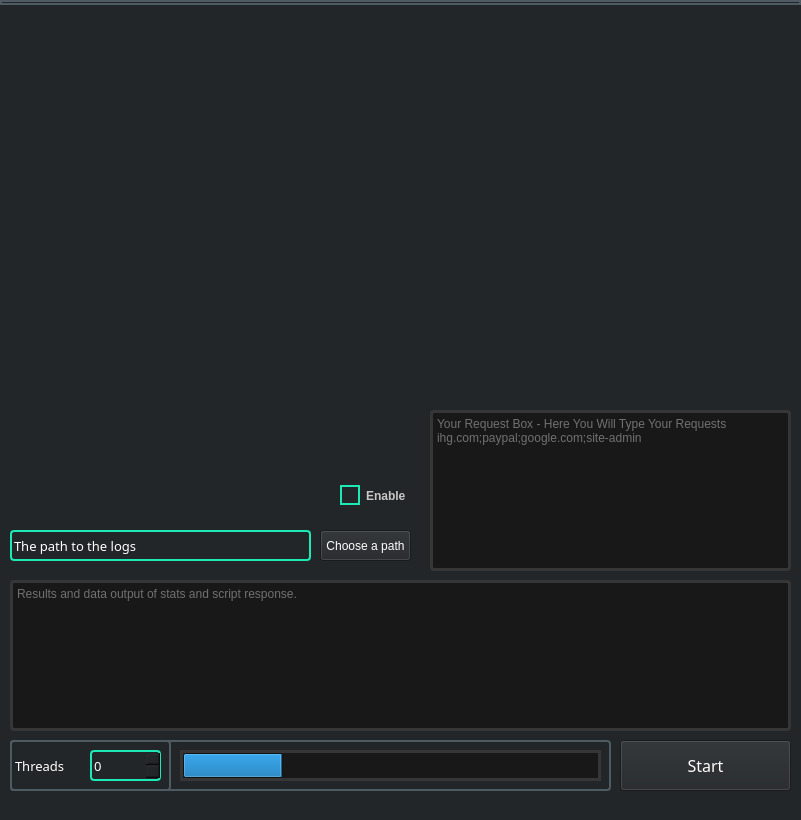
<?xml version="1.0" encoding="UTF-8"?>
<ui version="4.0">
 <class>MainWindow</class>
 <widget class="QMainWindow" name="MainWindow">
  <property name="geometry">
   <rect>
    <x>0</x>
    <y>0</y>
    <width>801</width>
    <height>820</height>
   </rect>
  </property>
  <property name="minimumSize">
   <size>
    <width>801</width>
    <height>677</height>
   </size>
  </property>
  <property name="maximumSize">
   <size>
    <width>801</width>
    <height>999</height>
   </size>
  </property>
  <property name="sizeIncrement">
   <size>
    <width>801</width>
    <height>677</height>
   </size>
  </property>
  <property name="baseSize">
   <size>
    <width>801</width>
    <height>677</height>
   </size>
  </property>
  <property name="windowTitle">
   <string>MainWindow</string>
  </property>
  <property name="styleSheet">
   <string notr="true">QLineEdit,
QComboBox,
QDateTimeEdit,
QSpinBox,
QDoubleSpinBox {
  color: #1de9b6;
  background-color: #31363b;
  border: 2px solid #1de9b6;
  border-radius: 4px;
  height: 32px;
}

QWidget {
  background-color: #232629;
  color: #ffffff;
}

QGroupBox,
QFrame {
  background-color: #232629;
  border: 2px solid #4f5b62;
  border-radius: 4px;
}

QRadioButton::indicator,
QCheckBox::indicator {
  width: 16px;
  height: 16px;
  border: 2px solid #1de9b6;
  border-radius: 0;
  transform: rotate(45deg);
  transform-origin: center;
}

QRadioButton::indicator:checked,
QCheckBox::indicator:checked {
  background-color: #1de9b6;
  border-color: #1de9b6;
}

QRadioButton::indicator:hover,
QCheckBox::indicator:hover {
  border-color: rgba(29, 233, 182, 0.8);
}

QRadioButton::indicator:checked:hover,
QCheckBox::indicator:checked:hover {
  border-color: #1de9b6;
}</string>
  </property>
  <widget class="QWidget" name="centralwidget">
   <widget class="QLineEdit" name="lineEdit_dir">
    <property name="geometry">
     <rect>
      <x>10</x>
      <y>530</y>
      <width>301</width>
      <height>31</height>
     </rect>
    </property>
    <property name="font">
     <font>
      <family>Furore</family>
      <pointsize>10</pointsize>
     </font>
    </property>
    <property name="styleSheet">
     <string notr="true">QLineEdit,
QComboBox,
QDateTimeEdit,
QSpinBox,
QDoubleSpinBox {
  color: #1de9b6;
  background-color: #31363b;
  border: 2px solid #1de9b6;
  border-radius: 4px;
  height: 32px;
}

QWidget {
  background-color: #232629;
  color: #ffffff;
}

QGroupBox,
QFrame {
  background-color: #232629;
  border: 2px solid #4f5b62;
  border-radius: 4px;
}

QRadioButton::indicator,
QCheckBox::indicator {
  width: 16px;
  height: 16px;
  border: 2px solid #1de9b6;
  border-radius: 0;
  transform: rotate(45deg);
  transform-origin: center;
}

QRadioButton::indicator:checked,
QCheckBox::indicator:checked {
  background-color: #1de9b6;
  border-color: #1de9b6;
}

QRadioButton::indicator:hover,
QCheckBox::indicator:hover {
  border-color: rgba(29, 233, 182, 0.8);
}

QRadioButton::indicator:checked:hover,
QCheckBox::indicator:checked:hover {
  border-color: #1de9b6;
}</string>
    </property>
    <property name="text">
     <string>The path to the logs</string>
    </property>
   </widget>
   <widget class="QCheckBox" name="checkBox_ua">
    <property name="geometry">
     <rect>
      <x>340</x>
      <y>480</y>
      <width>81</width>
      <height>31</height>
     </rect>
    </property>
    <property name="font">
     <font>
      <family>MS Shell Dlg 2</family>
      <pointsize>9</pointsize>
      <bold>true</bold>
     </font>
    </property>
    <property name="styleSheet">
     <string notr="true">color: #c8c8c8</string>
    </property>
    <property name="text">
     <string>Enable</string>
    </property>
   </widget>
   <widget class="QLabel" name="label_2">
    <property name="geometry">
     <rect>
      <x>10</x>
      <y>740</y>
      <width>601</width>
      <height>51</height>
     </rect>
    </property>
    <property name="styleSheet">
     <string notr="true">QLineEdit,
QComboBox,
QDateTimeEdit,
QSpinBox,
QDoubleSpinBox {
  color: #1de9b6;
  background-color: #31363b;
  border: 2px solid #1de9b6;
  border-radius: 4px;
  height: 32px;
}

QWidget {
  background-color: #232629;
  color: #ffffff;
}

QGroupBox,
QFrame {
  background-color: #232629;
  border: 2px solid #4f5b62;
  border-radius: 4px;
}

QRadioButton::indicator,
QCheckBox::indicator {
  width: 16px;
  height: 16px;
  border: 2px solid #1de9b6;
  border-radius: 0;
  transform: rotate(45deg);
  transform-origin: center;
}

QRadioButton::indicator:checked,
QCheckBox::indicator:checked {
  background-color: #1de9b6;
  border-color: #1de9b6;
}

QRadioButton::indicator:hover,
QCheckBox::indicator:hover {
  border-color: rgba(29, 233, 182, 0.8);
}

QRadioButton::indicator:checked:hover,
QCheckBox::indicator:checked:hover {
  border-color: #1de9b6;
}</string>
    </property>
    <property name="text">
     <string/>
    </property>
   </widget>
   <widget class="QPushButton" name="pushButton">
    <property name="geometry">
     <rect>
      <x>620</x>
      <y>740</y>
      <width>171</width>
      <height>51</height>
     </rect>
    </property>
    <property name="font">
     <font>
      <family>Furore</family>
      <pointsize>12</pointsize>
     </font>
    </property>
    <property name="styleSheet">
     <string notr="true">QLineEdit,
QComboBox,
QDateTimeEdit,
QSpinBox,
QDoubleSpinBox {
  color: #1de9b6;
  background-color: #31363b;
  border: 2px solid #1de9b6;
  border-radius: 4px;
  height: 32px;
}

QWidget {
  background-color: #232629;
  color: #ffffff;
}

QGroupBox,
QFrame {
  background-color: #232629;
  border: 2px solid #4f5b62;
  border-radius: 4px;
}

QRadioButton::indicator,
QCheckBox::indicator {
  width: 16px;
  height: 16px;
  border: 2px solid #1de9b6;
  border-radius: 0;
  transform: rotate(45deg);
  transform-origin: center;
}

QRadioButton::indicator:checked,
QCheckBox::indicator:checked {
  background-color: #1de9b6;
  border-color: #1de9b6;
}

QRadioButton::indicator:hover,
QCheckBox::indicator:hover {
  border-color: rgba(29, 233, 182, 0.8);
}

QRadioButton::indicator:checked:hover,
QCheckBox::indicator:checked:hover {
  border-color: #1de9b6;
}</string>
    </property>
    <property name="text">
     <string>Start</string>
    </property>
   </widget>
   <widget class="QProgressBar" name="progressBar">
    <property name="geometry">
     <rect>
      <x>180</x>
      <y>750</y>
      <width>421</width>
      <height>31</height>
     </rect>
    </property>
    <property name="styleSheet">
     <string notr="true">background-color: #181818;
border: 3px solid #363636;
color: #c8c8c8</string>
    </property>
    <property name="value">
     <number>24</number>
    </property>
    <property name="textVisible">
     <bool>false</bool>
    </property>
    <property name="orientation">
     <enum>Qt::Horizontal</enum>
    </property>
    <property name="invertedAppearance">
     <bool>false</bool>
    </property>
   </widget>
   <widget class="QPushButton" name="pushButton_dir_logs">
    <property name="geometry">
     <rect>
      <x>320</x>
      <y>530</y>
      <width>91</width>
      <height>31</height>
     </rect>
    </property>
    <property name="styleSheet">
     <string notr="true"/>
    </property>
    <property name="text">
     <string>Choose a path</string>
    </property>
   </widget>
   <widget class="QTextEdit" name="textEdit_console">
    <property name="geometry">
     <rect>
      <x>10</x>
      <y>580</y>
      <width>781</width>
      <height>151</height>
     </rect>
    </property>
    <property name="styleSheet">
     <string notr="true">background-color: #181818;
border: 3px solid #363636;
color: #c8c8c8</string>
    </property>
    <property name="html">
     <string>&lt;!DOCTYPE HTML PUBLIC &quot;-//W3C//DTD HTML 4.0//EN&quot; &quot;http://www.w3.org/TR/REC-html40/strict.dtd&quot;&gt;
&lt;html&gt;&lt;head&gt;&lt;meta name=&quot;qrichtext&quot; content=&quot;1&quot; /&gt;&lt;meta charset=&quot;utf-8&quot; /&gt;&lt;style type=&quot;text/css&quot;&gt;
p, li { white-space: pre-wrap; }
hr { height: 1px; border-width: 0; }
li.unchecked::marker { content: &quot;\2610&quot;; }
li.checked::marker { content: &quot;\2612&quot;; }
&lt;/style&gt;&lt;/head&gt;&lt;body style=&quot; font-family:'Segoe UI'; font-size:9pt; font-weight:400; font-style:normal;&quot;&gt;
&lt;p align=&quot;center&quot; style=&quot;-qt-paragraph-type:empty; margin-top:0px; margin-bottom:0px; margin-left:0px; margin-right:0px; -qt-block-indent:0; text-indent:0px;&quot;&gt;&lt;br /&gt;&lt;/p&gt;&lt;/body&gt;&lt;/html&gt;</string>
    </property>
    <property name="placeholderText">
     <string>Results and data output of stats and script response.</string>
    </property>
   </widget>
   <widget class="QLabel" name="social_network_label">
    <property name="geometry">
     <rect>
      <x>10</x>
      <y>740</y>
      <width>161</width>
      <height>51</height>
     </rect>
    </property>
    <property name="font">
     <font>
      <family>Furore</family>
      <pointsize>10</pointsize>
     </font>
    </property>
    <property name="styleSheet">
     <string notr="true"/>
    </property>
    <property name="text">
     <string>Threads</string>
    </property>
   </widget>
   <widget class="QSpinBox" name="spinBox_thr">
    <property name="geometry">
     <rect>
      <x>90</x>
      <y>750</y>
      <width>71</width>
      <height>31</height>
     </rect>
    </property>
    <property name="font">
     <font>
      <family>Impact</family>
      <pointsize>10</pointsize>
     </font>
    </property>
    <property name="styleSheet">
     <string notr="true">QLineEdit,
QComboBox,
QDateTimeEdit,
QSpinBox,
QDoubleSpinBox {
  color: #1de9b6;
  background-color: #31363b;
  border: 2px solid #1de9b6;
  border-radius: 4px;
  height: 32px;
}

QWidget {
  background-color: #232629;
  color: #ffffff;
}

QGroupBox,
QFrame {
  background-color: #232629;
  border: 2px solid #4f5b62;
  border-radius: 4px;
}

QRadioButton::indicator,
QCheckBox::indicator {
  width: 16px;
  height: 16px;
  border: 2px solid #1de9b6;
  border-radius: 0;
  transform: rotate(45deg);
  transform-origin: center;
}

QRadioButton::indicator:checked,
QCheckBox::indicator:checked {
  background-color: #1de9b6;
  border-color: #1de9b6;
}

QRadioButton::indicator:hover,
QCheckBox::indicator:hover {
  border-color: rgba(29, 233, 182, 0.8);
}

QRadioButton::indicator:checked:hover,
QCheckBox::indicator:checked:hover {
  border-color: #1de9b6;
}</string>
    </property>
   </widget>
   <widget class="QLabel" name="label_lgbt">
    <property name="geometry">
     <rect>
      <x>0</x>
      <y>0</y>
      <width>801</width>
      <height>5</height>
     </rect>
    </property>
    <property name="text">
     <string/>
    </property>
    <property name="scaledContents">
     <bool>true</bool>
    </property>
   </widget>
   <widget class="QTextEdit" name="text_input_console">
    <property name="geometry">
     <rect>
      <x>430</x>
      <y>410</y>
      <width>361</width>
      <height>161</height>
     </rect>
    </property>
    <property name="styleSheet">
     <string notr="true">background-color: #181818;
border: 3px solid #363636;
color: #c8c8c8</string>
    </property>
    <property name="lineWrapColumnOrWidth">
     <number>1</number>
    </property>
    <property name="html">
     <string>&lt;!DOCTYPE HTML PUBLIC &quot;-//W3C//DTD HTML 4.0//EN&quot; &quot;http://www.w3.org/TR/REC-html40/strict.dtd&quot;&gt;
&lt;html&gt;&lt;head&gt;&lt;meta name=&quot;qrichtext&quot; content=&quot;1&quot; /&gt;&lt;meta charset=&quot;utf-8&quot; /&gt;&lt;style type=&quot;text/css&quot;&gt;
p, li { white-space: pre-wrap; }
hr { height: 1px; border-width: 0; }
li.unchecked::marker { content: &quot;\2610&quot;; }
li.checked::marker { content: &quot;\2612&quot;; }
&lt;/style&gt;&lt;/head&gt;&lt;body style=&quot; font-family:'Segoe UI'; font-size:9pt; font-weight:400; font-style:normal;&quot;&gt;
&lt;p align=&quot;center&quot; style=&quot;-qt-paragraph-type:empty; margin-top:0px; margin-bottom:0px; margin-left:0px; margin-right:0px; -qt-block-indent:0; text-indent:0px;&quot;&gt;&lt;br /&gt;&lt;/p&gt;&lt;/body&gt;&lt;/html&gt;</string>
    </property>
    <property name="placeholderText">
     <string>Your Request Box - Here You Will Type Your Requests ihg.com;paypal;google.com;site-admin</string>
    </property>
   </widget>
  </widget>
  <widget class="QStatusBar" name="statusbar"/>
 </widget>
 <resources/>
 <connections>
  <connection>
   <sender>pushButton_dir_logs</sender>
   <signal>clicked()</signal>
   <receiver>MainWindow</receiver>
   <slot>dir_logs()</slot>
   <hints>
    <hint type="sourcelabel">
     <x>500</x>
     <y>295</y>
    </hint>
    <hint type="destinationlabel">
     <x>399</x>
     <y>436</y>
    </hint>
   </hints>
  </connection>
 </connections>
 <slots>
  <slot>dir_logs()</slot>
  <slot>proxies_file()</slot>
  <slot>useragents_file()</slot>
 </slots>
</ui>
